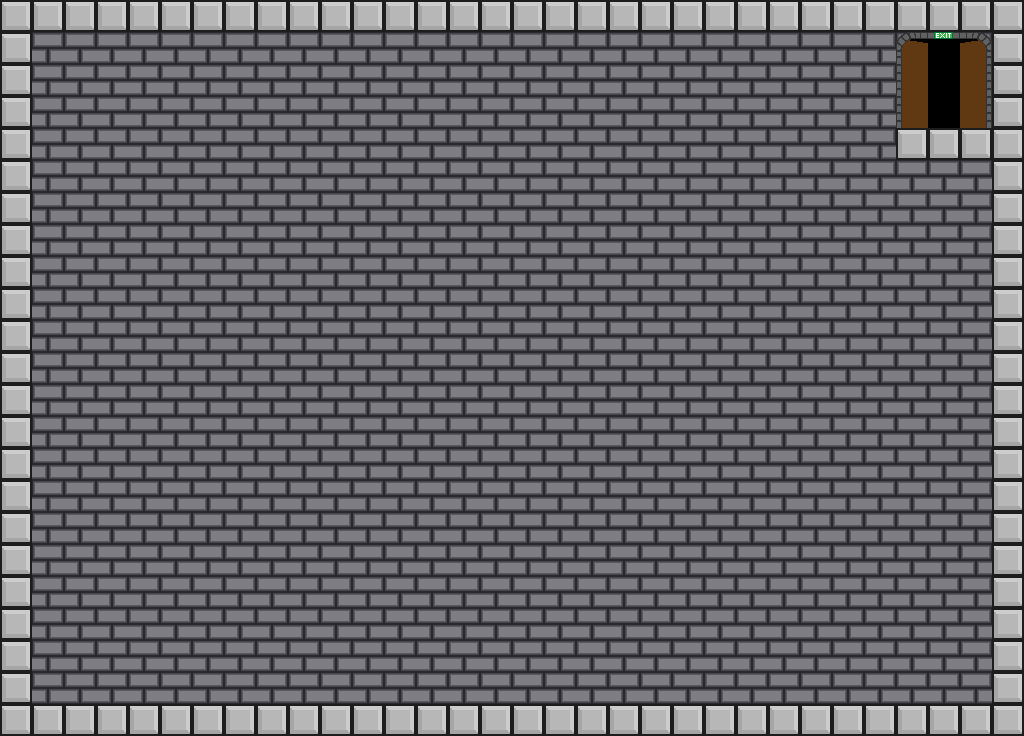

This game map was drawn from its Tiled (.tmx) file and the tilesets committed beside it. A one-line description and the trimmed map source follow:
An orthogonal 32x23 tile map with 32x32 px tiles, 5 tile layers (background, background lighting, ground, noncollidable, ...) and 557 objects (555x breakable, player, end).

<map version="1.0" orientation="orthogonal" width="32" height="23" tilewidth="32" tileheight="32">
 <tileset firstgid="1" name="KS Tiles" tilewidth="32" tileheight="32" spacing="2" margin="1">
  <image source="../art/tiles/tileset/tileset1.png" width="272" height="238" />
 </tileset>
 <layer name="background" width="32" height="23">
  <data>[736 cells, 736 non-empty, 1 distinct tile ids]</data>
 </layer>
 <layer name="background lighting" width="32" height="23">
  <data>[736 cells, 736 non-empty, 1 distinct tile ids]</data>
 </layer>
 <layer name="ground" width="32" height="23">
  <data>[736 cells, 109 non-empty, 1 distinct tile ids]</data>
 </layer>
 <layer name="noncollidable" width="32" height="23">
  <data>[736 cells, 9 non-empty, 6 distinct tile ids]</data>
 </layer>
 <layer name="spikes" width="32" height="23">
  <data>[736 cells, 0 non-empty, 0 distinct tile ids]</data>
 </layer>
 <objectgroup name="spawns" width="32" height="23">
  <object name="player" type="player" gid="1" x="64" y="669" />
  <object name="end" type="end" gid="2" x="929" y="95" />
  <object name="breakable" type="breakable" gid="4" x="256" y="703" />
  <object name="breakable" type="breakable" gid="4" x="256" y="672" />
  <object name="breakable" type="breakable" gid="4" x="256" y="641" />
  <object name="breakable" type="breakable" gid="4" x="256" y="610" />
  <object name="breakable" type="breakable" gid="4" x="256" y="578" />
  <object name="breakable" type="breakable" gid="4" x="256" y="547" />
  <object name="breakable" type="breakable" gid="4" x="256" y="516" />
  <object name="breakable" type="breakable" gid="4" x="256" y="485" />
  <object name="breakable" type="breakable" gid="4" x="256" y="454" />
  <object name="breakable" type="breakable" gid="4" x="256" y="423" />
  <object name="breakable" type="breakable" gid="4" x="256" y="392" />
  <object name="breakable" type="breakable" gid="4" x="256" y="361" />
  <object name="breakable" type="breakable" gid="4" x="288" y="361" />
  <object name="breakable" type="breakable" gid="4" x="288" y="578" />
  <object name="breakable" type="breakable" gid="4" x="288" y="485" />
  <object name="breakable" type="breakable" gid="4" x="288" y="423" />
  <object name="breakable" type="breakable" gid="4" x="288" y="703" />
  <object name="breakable" type="breakable" gid="4" x="288" y="454" />
  <object name="breakable" type="breakable" gid="4" x="288" y="516" />
  <object name="breakable" type="breakable" gid="4" x="288" y="672" />
  <object name="breakable" type="breakable" gid="4" x="288" y="547" />
  <object name="breakable" type="breakable" gid="4" x="288" y="641" />
  <object name="breakable" type="breakable" gid="4" x="288" y="610" />
  <object name="breakable" type="breakable" gid="4" x="288" y="392" />
  <object name="breakable" type="breakable" gid="4" x="288" y="237" />
  <object name="breakable" type="breakable" gid="4" x="288" y="113" />
  <object name="breakable" type="breakable" gid="4" x="256" y="113" />
  <object name="breakable" type="breakable" gid="4" x="256" y="330" />
  <object name="breakable" type="breakable" gid="4" x="256" y="237" />
  <object name="breakable" type="breakable" gid="4" x="256" y="175" />
  <object name="breakable" type="breakable" gid="4" x="288" y="206" />
  <object name="breakable" type="breakable" gid="4" x="288" y="299" />
  <object name="breakable" type="breakable" gid="4" x="288" y="268" />
  <object name="breakable" type="breakable" gid="4" x="256" y="206" />
  <object name="breakable" type="breakable" gid="4" x="256" y="268" />
  <object name="breakable" type="breakable" gid="4" x="288" y="330" />
  <object name="breakable" type="breakable" gid="4" x="288" y="175" />
  <object name="breakable" type="breakable" gid="4" x="256" y="299" />
  <object name="breakable" type="breakable" gid="4" x="256" y="144" />
  <object name="breakable" type="breakable" gid="4" x="288" y="144" />
  <object name="breakable" type="breakable" gid="4" x="288" y="82" />
  <object name="breakable" type="breakable" gid="4" x="256" y="82" />
  <object name="breakable" type="breakable" gid="4" x="352" y="672" />
  <object name="breakable" type="breakable" gid="4" x="352" y="268" />
  <object name="breakable" type="breakable" gid="4" x="352" y="392" />
  <object name="breakable" type="breakable" gid="4" x="352" y="82" />
  <object name="breakable" type="breakable" gid="4" x="320" y="641" />
  <object name="breakable" type="breakable" gid="4" x="320" y="144" />
  <object name="breakable" type="breakable" gid="4" x="320" y="423" />
  <object name="breakable" type="breakable" gid="4" x="352" y="361" />
  <object name="breakable" type="breakable" gid="4" x="320" y="547" />
  <object name="breakable" type="breakable" gid="4" x="352" y="144" />
  <object name="breakable" type="breakable" gid="4" x="352" y="113" />
  <object name="breakable" type="breakable" gid="4" x="320" y="237" />
  <object name="breakable" type="breakable" gid="4" x="352" y="578" />
  <object name="breakable" type="breakable" gid="4" x="320" y="454" />
  <object name="breakable" type="breakable" gid="4" x="320" y="175" />
  <object name="breakable" type="breakable" gid="4" x="320" y="82" />
  <object name="breakable" type="breakable" gid="4" x="352" y="641" />
  <object name="breakable" type="breakable" gid="4" x="320" y="268" />
  <object name="breakable" type="breakable" gid="4" x="352" y="610" />
  <object name="breakable" type="breakable" gid="4" x="320" y="485" />
  <object name="breakable" type="breakable" gid="4" x="352" y="330" />
  <object name="breakable" type="breakable" gid="4" x="320" y="392" />
  <object name="breakable" type="breakable" gid="4" x="320" y="672" />
  <object name="breakable" type="breakable" gid="4" x="352" y="299" />
  <object name="breakable" type="breakable" gid="4" x="352" y="516" />
  <object name="breakable" type="breakable" gid="4" x="320" y="113" />
  <object name="breakable" type="breakable" gid="4" x="352" y="423" />
  <object name="breakable" type="breakable" gid="4" x="352" y="454" />
  <object name="breakable" type="breakable" gid="4" x="320" y="578" />
  <object name="breakable" type="breakable" gid="4" x="352" y="237" />
  <object name="breakable" type="breakable" gid="4" x="352" y="703" />
  <object name="breakable" type="breakable" gid="4" x="320" y="299" />
  <object name="breakable" type="breakable" gid="4" x="320" y="361" />
  <object name="breakable" type="breakable" gid="4" x="320" y="610" />
  <object name="breakable" type="breakable" gid="4" x="320" y="703" />
  <object name="breakable" type="breakable" gid="4" x="320" y="516" />
  <object name="breakable" type="breakable" gid="4" x="352" y="547" />
  <object name="breakable" type="breakable" gid="4" x="320" y="330" />
  <object name="breakable" type="breakable" gid="4" x="320" y="206" />
  <object name="breakable" type="breakable" gid="4" x="352" y="206" />
  <object name="breakable" type="breakable" gid="4" x="352" y="485" />
  </objectgroup>
</map>
<!-- 472 of 557 objects omitted -->
